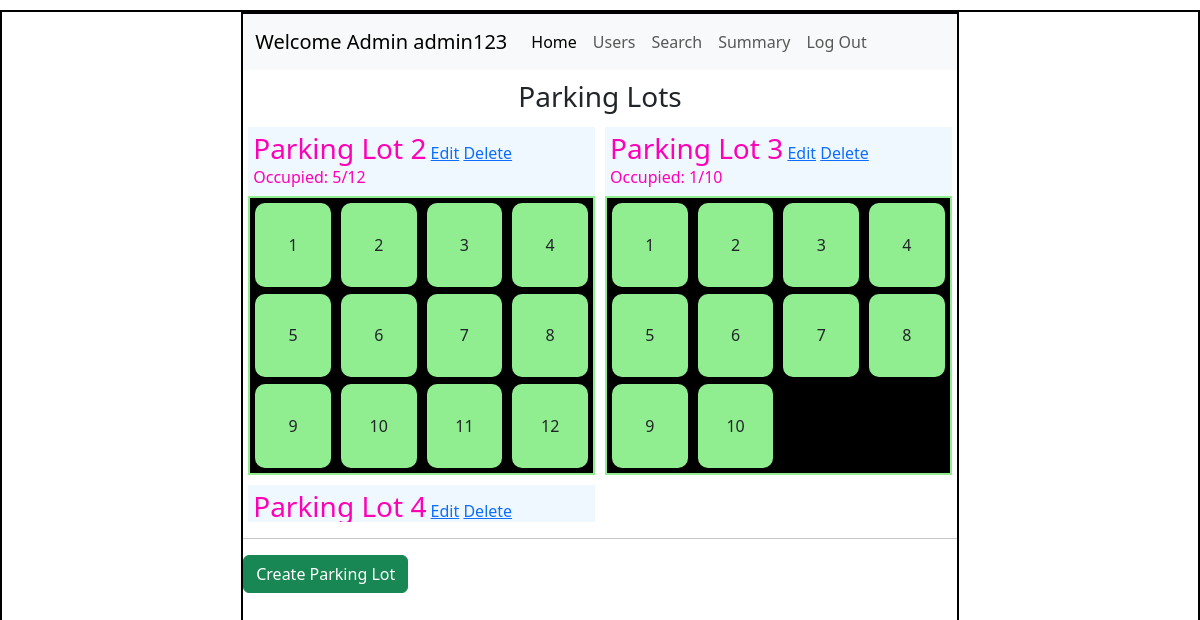
The app's page /admin-dashboard with its own data.
### application/models.py (models this page shows)
class User(db.Model):
    id = db.Column(db.Integer, primary_key=True)
    username = db.Column(db.String(), nullable=False, unique=True)
    email = db.Column(db.String(), nullable=False)
    password = db.Column(db.String(), nullable=False)
    type = db.Column(db.String(), default='general')
    address = db.Column(db.String())
    pincode = db.Column(db.String())

class ParkingLot(db.Model):
    id = db.Column(db.Integer, primary_key=True)
    prime_location_name = db.Column(db.String(), nullable=False)
    price = db.Column(db.Integer, nullable=False)
    address = db.Column(db.String(), nullable=False)
    pincode = db.Column(db.Integer, nullable=False)
    max_spots = db.Column(db.Integer, nullable=False)
    occ_spots = db.Column(db.Integer, default=0)

### application/controllers.py (the view)
@app.route("/admin-dashboard")
def admin_dashboard():
    user = User.query.filter_by(type="admin").first()
    pklots = ParkingLot.query.all()
    return render_template("admin_dashboard.html", user=user, pklots=pklots)

### templates/admin_dashboard.html (shortened to what this page needs)
<!DOCTYPE html>
<html lang="en">
<head>
    <link href="https://cdn.jsdelivr.net/npm/bootstrap@5.3.7/dist/css/bootstrap.min.css" rel="stylesheet">
    <link rel="stylesheet" href="../static/style.css">
</head>
<body>
    <div id="main">
        <div id="canvas">
            <nav class="navbar navbar-expand-lg bg-body-tertiary">
                <div class="container-fluid">
                    <a class="navbar-brand" href="#">Welcome Admin {{user.username}}</a>
                    <div class="collapse navbar-collapse" id="navbarSupportedContent">
                        <ul class="navbar-nav me-auto mb-2 mb-lg-0">
                            <li class="nav-item">
                                <a class="nav-link active" aria-current="page" href="#">Home</a>
                            </li>
                            <li class="nav-item">
                                <a class="nav-link" href="/display_users">Users</a>
                            </li>
                            <li class="nav-item">
                                <a class="nav-link" href="/user-summary">Search</a>
                            </li>
                            <li class="nav-item">
                                <a class="nav-link" href="/user-summary">Summary</a>
                            </li>
                            <li class="nav-item">
                                <a class="nav-link" href="/login">Log Out</a>
                            </li>
                        </ul>
                    </div>
                </div>
            </nav>
            <div id="content">
                <h3 class="headings">Parking Lots</h3>
                <div id="pkl-lot-scroll-container">
                    <div id="pk-lots-display">
                        {% for pklot in pklots %}
                        <div id="pkl-lot-display-grid">
                            <div id="pklot-heading">
                                <h3>Parking Lot {{ pklot.id }}</h3>
                                <a href="{{ url_for('edit_pklot', lot_id=pklot.id) }}">Edit</a>
                                <a href="{{ url_for('delete_pklot',lot_id=pklot.id) }}">Delete</a>
                                <p>Occupied: {{pklot.occ_spots}}/{{pklot.max_spots}}</p>
                            </div>
                            <div class="pklot">
                                {% for i in range(pklot.max_spots) %}
                                    <div class="pkspot">{{ i + 1 }}</div>
                                {% endfor %}
                            </div>
                        </div>
                        {% endfor %}
                    </div>
                </div>
                <hr>
                <div class="btn btn-success">
                <a href="/create-pklot" style="color:white; text-decoration:none;">Create Parking Lot</a>
                </div>
            </div>
        </div>
    </div>
</body>
</html>

### static/style.css (style rules this page uses)
* { margin:0; padding:0; box-sizing: border-box; }
html, body { height: 100%; width: 100%; }
#main { border: 2px solid black; margin-top: 10px; }
#canvas { border: 2px solid black; width:60%; margin:auto; height:100vh; }
.pkspot { background-color: lightgreen; display:flex; border-radius: 10px; justify-content: center; align-items: center; }
.pklot { display:grid; border: 2px solid lightgreen; background-color: black; grid-template-columns: repeat(4,minmax(50px, 1fr)); grid-column-gap: 10px; grid-row-gap: 7px; padding:5px; justify-content: space-evenly; }
#pkl-lot-display-grid { display:grid; margin:5px; grid-template-rows: 1fr 4fr; }
#pkl-lot-scroll-container { max-height: 400px; overflow-y: auto; }
#pklot-heading { background-color: aliceblue; color:rgb(255, 0, 183); padding:5px; display:inline; }
#pklot-heading h3 { display:inline; }
#pklot-heading p { height:10px; }
#pk-lots-display { display:grid; grid-template-columns: 1fr 1fr; }
.headings { margin-top:10px; text-align: center; }

### records on screen
User: username "admin123"
ParkingLot: id "2", occ_spots "5", max_spots "12", i "1" "2" "3" "4" "5" "6" "7" "8" "9" "10" "11" "12"
ParkingLot: id "3", occ_spots "1", max_spots "10", i "1" "2" "3" "4" "5" "6" "7" "8" "9" "10"
ParkingLot: id "4"
